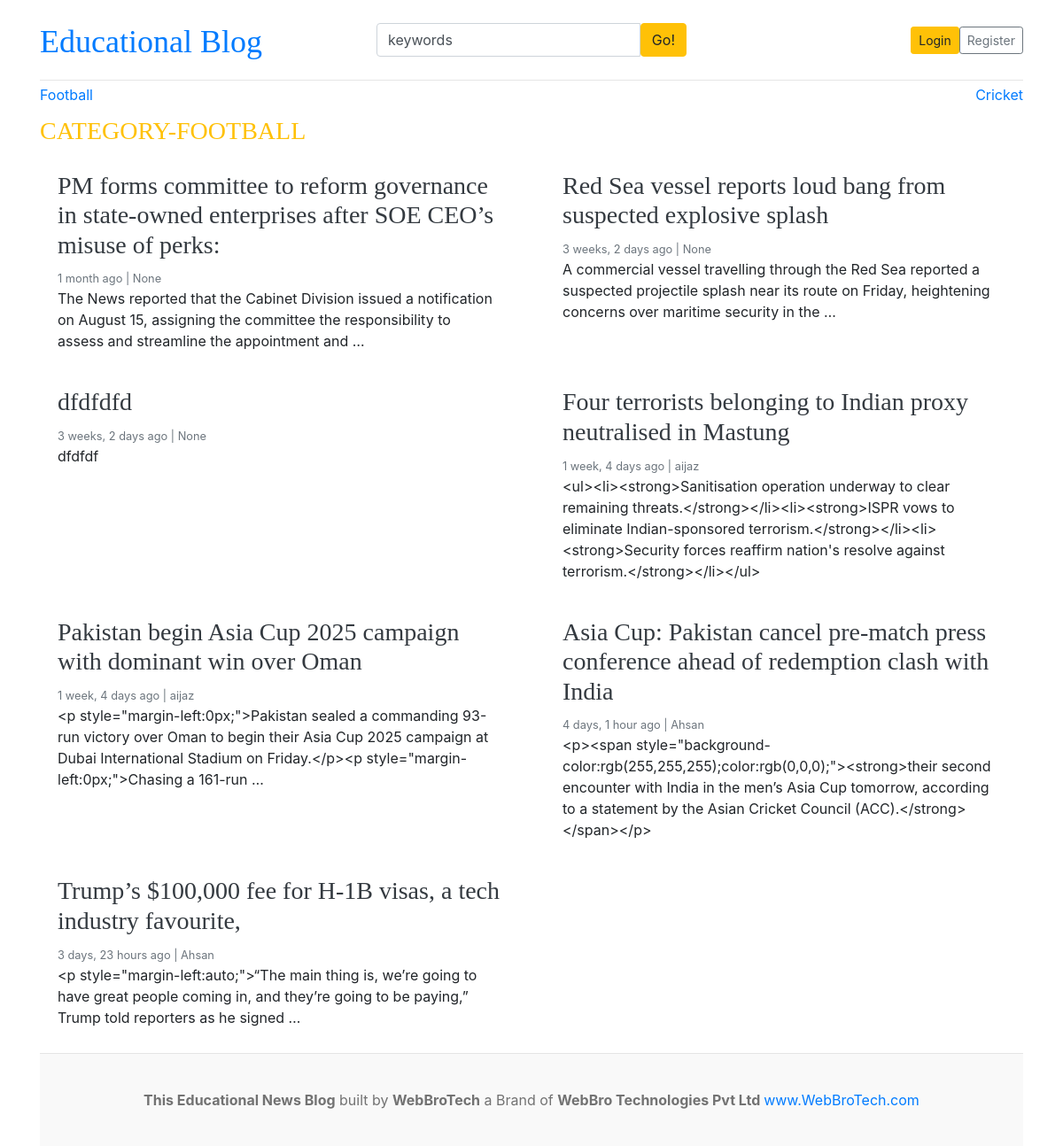
Page /category/12/ on the earlier database version.
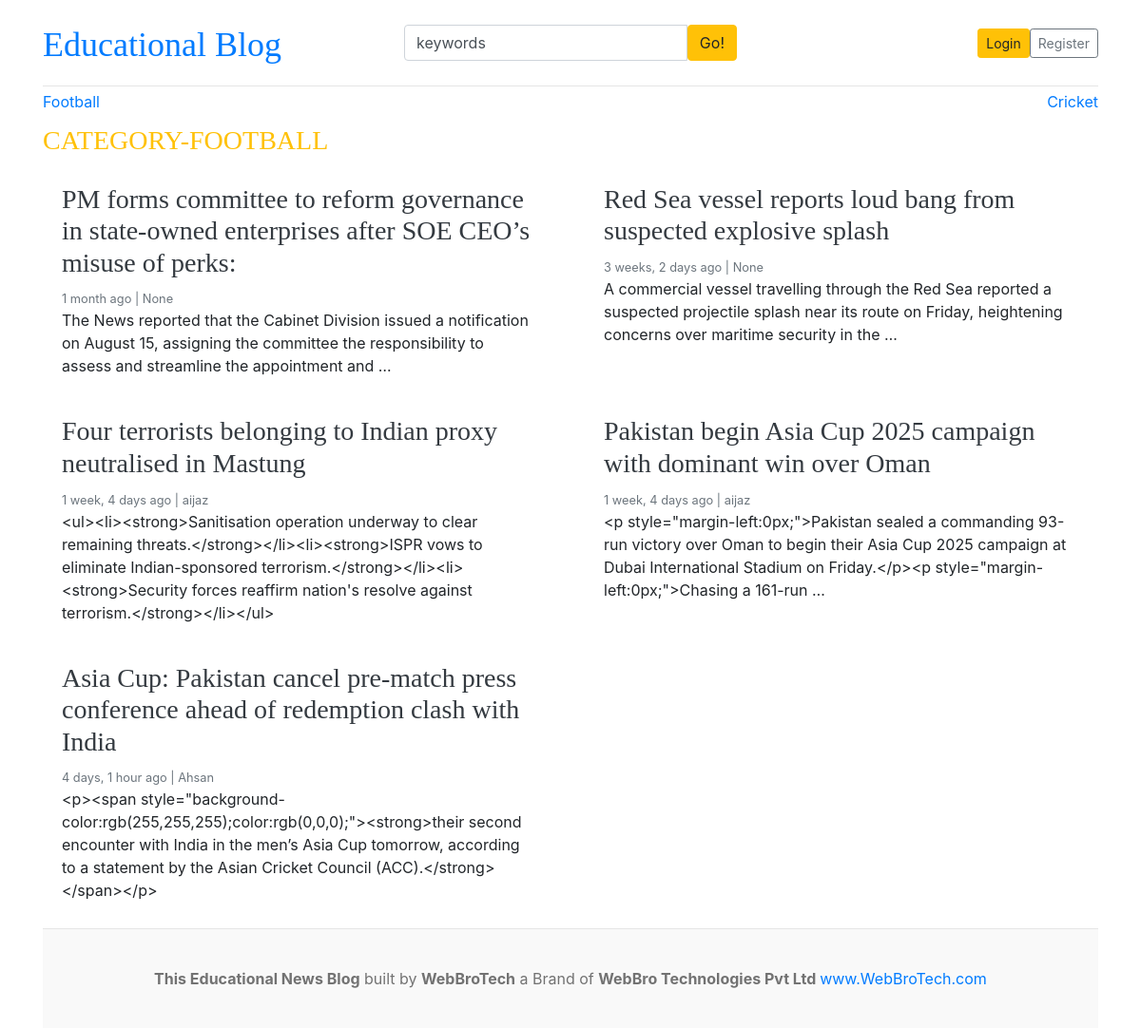
Same page on the later database version.
### blogs/models.py (models this page shows, shortened)
class Category(models.Model):
    category_name = models.CharField(max_length=50, unique=True)
    created_at = models.DateTimeField(auto_now_add=True)
    updated_at = models.DateTimeField(auto_now=True)
    class Meta:
        verbose_name_plural = 'Categories'
    def __str__(self):
        return self.category_name

class Blog(models.Model):
    title = models.CharField(max_length=100)
    slug = models.SlugField(max_length=150, blank=True, unique=True)
    category = models.ForeignKey(Category, on_delete=models.CASCADE)
    auther = models.ForeignKey(User, on_delete=models.CASCADE , null=True)
    featured_image = models.ImageField(upload_to='uploads/%y/%m/%d')
    short_description = HTMLField()
    blog_body = HTMLField()
    status = models.CharField(max_length=20, choices = STATUS_CHOICES, default = "Draft")
    is_featured = models.BooleanField(default=False)
    created_at = models.DateTimeField(auto_now_add=True)
    updated_at = models. DateTimeField(auto_now=True)

### blogs/views.py (the view)
# urls.py: path('<int:category_id>/', views.posts_by_category, name='posts_by_category')
def posts_by_category(request, category_id):
    posts = Blog.objects.filter(status= 'Published', category=category_id)
    category = get_object_or_404(Category, pk=category_id)
    context = {
        'posts': posts,
        'category': category,
        }
    return render (request, 'posts_by_category.html', context)

### blogs/context_processors.py (called while the page is built)
def get_categories(request):
    categories = Category.objects.all()
    return dict(categories=categories)

def get_social_links(request):
    social_links = SocialLinks.objects.all()
    return dict(social_links=social_links)

### templates/posts_by_category.html
{% extends 'base.html' %}
{% block content %}
  <h3 class="text-uppercase text-warning letter-spacing = 2px">Category-{{category}}</h3>
  <div class="row mb-2">
    {% if posts %}
    {% for post in posts %}
    <div class="col-md-6">
        <div class="card border-0" >
        <div class="card-body">
          <h3><a href="{% url 'blogs' post.slug %}" class="text-dark">{{post.title}}</a></h3>
          <small class="mb-1 text-muted">{{post.created_at | timesince}} ago | {{post.auther}}</small>
          <p class="card-text">{{post.short_description | truncatewords:25 }}</p>
        </div>
      </div>
    </div>
    {% endfor %}
    {% else %}
    <p>No Post Found</p>
    {% endif %}
  </div>
{% endblock %}

### templates/base.html (shortened to what this page needs)
{% load static %}
<!DOCTYPE html>
<html lang="en">
<head>
    <link href="https://getbootstrap.com/docs/4.0/dist/css/bootstrap.min.css" rel="stylesheet">
    <link href="{% static 'css/blog.css' %}" rel="stylesheet">
    <link rel="stylesheet" href="https://cdnjs.cloudflare.com/ajax/libs/font-awesome/4.7.0/css/font-awesome.min.css">
  </head>
<body>
    <div class="container">
      <header class="blog-header py-3">
        <div class="row flex-nowrap justify-content-between align-items-center">
          <div class="col-4 pt-1">
            <a class="blog-header-logo text-Blue font-size-h2" href="/">Educational Blog</a>
          </div>
          <div class="col-4">
            <form action=" {% url 'search'%}" method="GET">
              <div class="input-group">
                <input class="form-control" type="text" value="keywords" name="keyword" placeholder="Enter search term..." aria-label="Enter search term..." aria-describedby="button-search" />
                <button type = "submit" class="btn btn-warning" id="button-search" type="button">Go!</button>
            </div>
            </form>
          </div>
          <div class="col-4 d-flex justify-content-end align-items-center">
            {% if not user.is_authenticated %}
            <a class="btn btn-sm btn-warning" href="{% url 'login' %}">Login</a>
            <a class="btn btn-sm btn-outline-secondary" href="{% url 'register' %}">Register</a>
            {% else %}
            <span><a href="{% url 'dashboard' %}">Dashboard</a> </span>
            &nbsp; &nbsp;
            <span><a href="{% url 'logout' %}">Logout</a></span>
            {% endif %}
          </div>
        </div>
      </header>
      <div class="nav-scroller py-1 mb-2">
        <nav class="nav d-flex justify-content-between">
          {% for cat in categories %}
          <a class= text-font-weight-bold class="p-2 text-muted" href="{% url 'posts_by_category' cat.id %}">{{cat.category_name}}</a>
          {% endfor %}
        </nav>
      </div>
{% block content %}
{% endblock %}
<footer class="blog-footer">
    <p class="text-center"><b>This Educational News Blog</b> built by <b>WebBroTech</b> a Brand of <b>WebBro Technologies Pvt Ltd </b><a href="https://www.youtube.com/@WebBroTech">www.WebBroTech.com</a></p>
  </footer>
  </body>
  </html>

Differences in the rows shown:
removed Blog: title "dfdfdfd", created_at "3 weeks, 2 days", auther "None", short_description "dfdfdf"
removed Blog: title "Trump’s $100,000 fee for H-1B visas, a tech industry favourite,", created_at "3 days, 23 hours", auther "Ahsan", short_description "<p style=\"margin-left:auto;\">“The main thing is, we’re going to have great people coming in, and they’re going to be paying,” Trump told reporters as he signed …"
